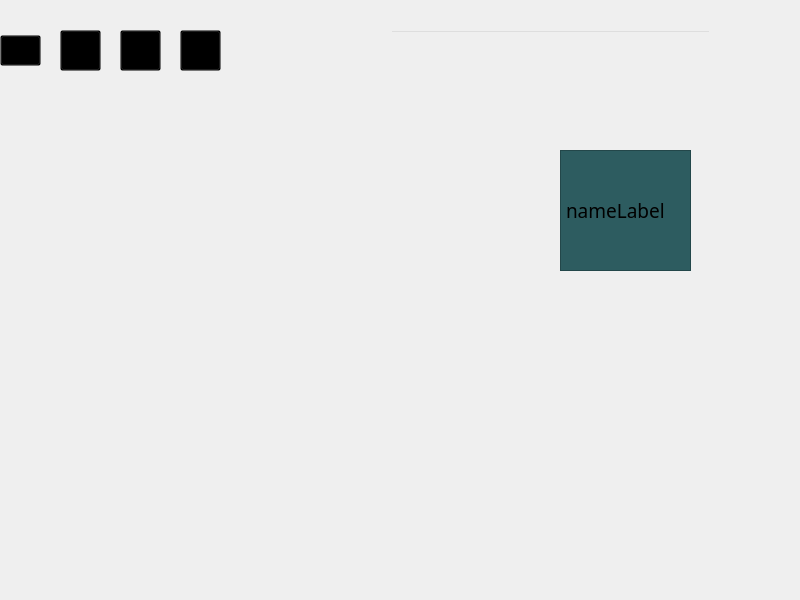
<?xml version="1.0" encoding="UTF-8"?>
<ui version="4.0">
 <class>admin_lesson_db</class>
 <widget class="QMainWindow" name="admin_lesson_db">
  <property name="geometry">
   <rect>
    <x>0</x>
    <y>0</y>
    <width>800</width>
    <height>600</height>
   </rect>
  </property>
  <property name="windowTitle">
   <string>AtQlas Alpha</string>
  </property>
  <property name="styleSheet">
   <string notr="true"/>
  </property>
  <widget class="QWidget" name="centralwidget">
   <widget class="QTableWidget" name="result_table">
    <property name="geometry">
     <rect>
      <x>50</x>
      <y>391</y>
      <width>591</width>
      <height>31</height>
     </rect>
    </property>
    <property name="font">
     <font>
      <family>PT Mono</family>
     </font>
    </property>
    <property name="styleSheet">
     <string notr="true">QTableWidget 
{background-color: transparent;}
QScrollBar:vertical {
    background: url(images/pure_blue.png);
    width: 0px;
    margin: 0px 0 0px 0;
}
QScrollBar::handle:vertical {
    background: rgb(195, 195, 195);
    min-height: 30px;
    margin: 0 1px 0 2px;
    border-radius: 3px;
    border: none;
}

QScrollBar:horizontal {
    height: 0px;
    margin: 0px 0 0px 0;
}
QScrollBar::handle:horizontal {
    background: rgb(195, 195, 195);
    min-width: 20px;
    margin: 2px 0px 1px 0px;
    border-radius: 3px;
    border: none;
}
QHeaderView::section
{
border-image:url(:/atqres_ico/pure_blue.png);
height:30px;
spacing: 20px;
background-color:rgb(39,49,58);
color: white;

text-align: right;
font-family: arial;
font-size:12px;
}</string>
    </property>
    <property name="sortingEnabled">
     <bool>true</bool>
    </property>
   </widget>
   <widget class="QLabel" name="name_label">
    <property name="geometry">
     <rect>
      <x>560</x>
      <y>150</y>
      <width>131</width>
      <height>121</height>
     </rect>
    </property>
    <property name="palette">
     <palette>
      <active>
       <colorrole role="Button">
        <brush brushstyle="SolidPattern">
         <color alpha="255">
          <red>45</red>
          <green>92</green>
          <blue>96</blue>
         </color>
        </brush>
       </colorrole>
       <colorrole role="Base">
        <brush brushstyle="SolidPattern">
         <color alpha="255">
          <red>45</red>
          <green>92</green>
          <blue>96</blue>
         </color>
        </brush>
       </colorrole>
       <colorrole role="Window">
        <brush brushstyle="SolidPattern">
         <color alpha="255">
          <red>45</red>
          <green>92</green>
          <blue>96</blue>
         </color>
        </brush>
       </colorrole>
      </active>
      <inactive>
       <colorrole role="Button">
        <brush brushstyle="SolidPattern">
         <color alpha="255">
          <red>45</red>
          <green>92</green>
          <blue>96</blue>
         </color>
        </brush>
       </colorrole>
       <colorrole role="Base">
        <brush brushstyle="SolidPattern">
         <color alpha="255">
          <red>45</red>
          <green>92</green>
          <blue>96</blue>
         </color>
        </brush>
       </colorrole>
       <colorrole role="Window">
        <brush brushstyle="SolidPattern">
         <color alpha="255">
          <red>45</red>
          <green>92</green>
          <blue>96</blue>
         </color>
        </brush>
       </colorrole>
      </inactive>
      <disabled>
       <colorrole role="Button">
        <brush brushstyle="SolidPattern">
         <color alpha="255">
          <red>45</red>
          <green>92</green>
          <blue>96</blue>
         </color>
        </brush>
       </colorrole>
       <colorrole role="Base">
        <brush brushstyle="SolidPattern">
         <color alpha="255">
          <red>45</red>
          <green>92</green>
          <blue>96</blue>
         </color>
        </brush>
       </colorrole>
       <colorrole role="Window">
        <brush brushstyle="SolidPattern">
         <color alpha="255">
          <red>45</red>
          <green>92</green>
          <blue>96</blue>
         </color>
        </brush>
       </colorrole>
      </disabled>
     </palette>
    </property>
    <property name="font">
     <font>
      <family>PT Mono</family>
      <pointsize>14</pointsize>
     </font>
    </property>
    <property name="styleSheet">
     <string notr="true">background-color:rgb(45, 92, 96)</string>
    </property>
    <property name="frameShape">
     <enum>QFrame::StyledPanel</enum>
    </property>
    <property name="frameShadow">
     <enum>QFrame::Plain</enum>
    </property>
    <property name="text">
     <string>nameLabel</string>
    </property>
   </widget>
   <widget class="QFrame" name="frame">
    <property name="geometry">
     <rect>
      <x>0</x>
      <y>0</y>
      <width>800</width>
      <height>600</height>
     </rect>
    </property>
    <property name="styleSheet">
     <string notr="true">background:transparent;
border-image:url(:/atqres_ico/blue_land.png)</string>
    </property>
    <property name="frameShape">
     <enum>QFrame::StyledPanel</enum>
    </property>
    <property name="frameShadow">
     <enum>QFrame::Raised</enum>
    </property>
    <widget class="QPushButton" name="new_button">
     <property name="geometry">
      <rect>
       <x>60</x>
       <y>30</y>
       <width>41</width>
       <height>41</height>
      </rect>
     </property>
     <property name="styleSheet">
      <string notr="true">background:transparent;
border-image:url(:/atqres_ico/deep_plus.png)</string>
     </property>
     <property name="text">
      <string/>
     </property>
    </widget>
    <widget class="QPushButton" name="delete_button">
     <property name="geometry">
      <rect>
       <x>120</x>
       <y>30</y>
       <width>41</width>
       <height>41</height>
      </rect>
     </property>
     <property name="styleSheet">
      <string notr="true">background:transparent;
border-image:url(:/atqres_ico/deep_minus.png)</string>
     </property>
     <property name="text">
      <string/>
     </property>
    </widget>
    <widget class="QPushButton" name="list_all">
     <property name="geometry">
      <rect>
       <x>180</x>
       <y>30</y>
       <width>41</width>
       <height>41</height>
      </rect>
     </property>
     <property name="styleSheet">
      <string notr="true">background:transparent;
border-image:url(:/atqres_ico/deep_circle.png)</string>
     </property>
     <property name="text">
      <string/>
     </property>
    </widget>
    <widget class="QLineEdit" name="search_edit">
     <property name="geometry">
      <rect>
       <x>390</x>
       <y>30</y>
       <width>321</width>
       <height>31</height>
      </rect>
     </property>
     <property name="font">
      <font>
       <family>PT Mono</family>
       <pointsize>18</pointsize>
       <weight>50</weight>
       <bold>false</bold>
      </font>
     </property>
     <property name="styleSheet">
      <string notr="true">background:transparent;
border-image:url(:/atqres_ico/pure_deep_water.png)</string>
     </property>
     <property name="text">
      <string/>
     </property>
    </widget>
    <widget class="Line" name="line">
     <property name="geometry">
      <rect>
       <x>0</x>
       <y>100</y>
       <width>800</width>
       <height>6</height>
      </rect>
     </property>
     <property name="styleSheet">
      <string notr="true">background:transparent;
border-image:url(:/atqres_ico/pure_deep_water.png)</string>
     </property>
     <property name="orientation">
      <enum>Qt::Horizontal</enum>
     </property>
    </widget>
    <widget class="QPushButton" name="pushButton">
     <property name="geometry">
      <rect>
       <x>0</x>
       <y>35</y>
       <width>41</width>
       <height>31</height>
      </rect>
     </property>
     <property name="styleSheet">
      <string notr="true">background:transparent;
border-image:url(:/atqres_ico/deep_back.png)</string>
     </property>
     <property name="text">
      <string/>
     </property>
    </widget>
   </widget>
   <zorder>frame</zorder>
   <zorder>result_table</zorder>
   <zorder>name_label</zorder>
  </widget>
 </widget>
 <resources/>
 <connections/>
</ui>
